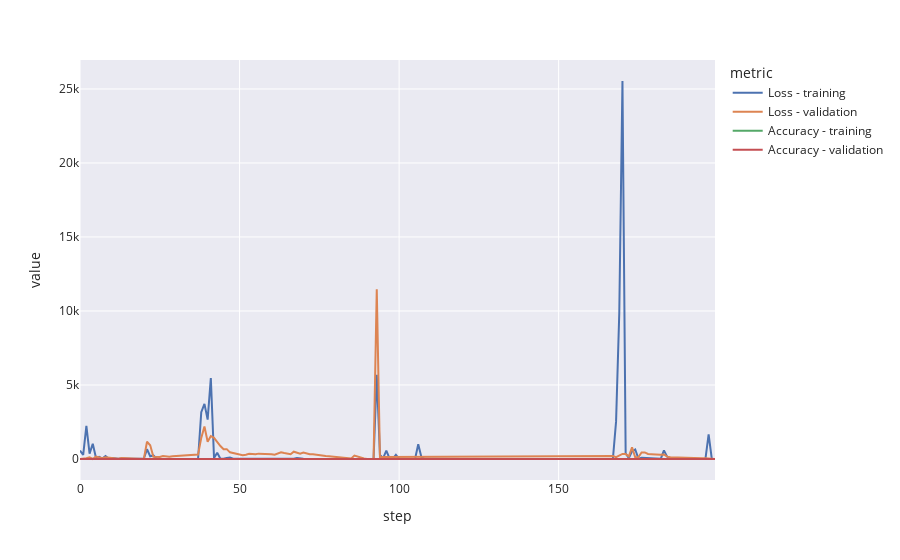

The notebook cell this image was saved under:
### Code cell
px.line(training_metrics, x='step', y='value', color='metric')

### Figure 1 — Plotly figure (JSON) as saved in the notebook; plotly's stock layout.template omitted (floating-point values rounded to 4 significant figures; data arrays with more than 128 entries replaced by an {"elided": "..."} marker saying what was removed)
{"data": [{"hovertemplate": "metric=Loss - training<br>step=%{x}<br>value=%{y}<extra></extra>", "legendgroup": "Loss - training", "line": {"color": "rgb(76,114,176)", "dash": "solid"}, "marker": {"symbol": "circle"}, "mode": "lines", "name": "Loss - training", "orientation": "v", "showlegend": true, "type": "scatter", "x": {"elided": "200 int values"}, "xaxis": "x", "y": {"elided": "200 float values"}, "yaxis": "y"}, {"hovertemplate": "metric=Loss - validation<br>step=%{x}<br>value=%{y}<extra></extra>", "legendgroup": "Loss - validation", "line": {"color": "rgb(221,132,82)", "dash": "solid"}, "marker": {"symbol": "circle"}, "mode": "lines", "name": "Loss - validation", "orientation": "v", "showlegend": true, "type": "scatter", "x": {"elided": "200 int values"}, "xaxis": "x", "y": {"elided": "200 float values"}, "yaxis": "y"}, {"hovertemplate": "metric=Accuracy - training<br>step=%{x}<br>value=%{y}<extra></extra>", "legendgroup": "Accuracy - training", "line": {"color": "rgb(85,168,104)", "dash": "solid"}, "marker": {"symbol": "circle"}, "mode": "lines", "name": "Accuracy - training", "orientation": "v", "showlegend": true, "type": "scatter", "x": {"elided": "200 int values"}, "xaxis": "x", "y": {"elided": "200 float values"}, "yaxis": "y"}, {"hovertemplate": "metric=Accuracy - validation<br>step=%{x}<br>value=%{y}<extra></extra>", "legendgroup": "Accuracy - validation", "line": {"color": "rgb(196,78,82)", "dash": "solid"}, "marker": {"symbol": "circle"}, "mode": "lines", "name": "Accuracy - validation", "orientation": "v", "showlegend": true, "type": "scatter", "x": {"elided": "200 int values"}, "xaxis": "x", "y": {"elided": "200 float values"}, "yaxis": "y"}], "layout": {"legend": {"title": {"text": "metric"}, "tracegroupgap": 0}, "margin": {"t": 60}, "xaxis": {"anchor": "y", "domain": [0, 1], "title": {"text": "step"}}, "yaxis": {"anchor": "x", "domain": [0, 1], "title": {"text": "value"}}}}
